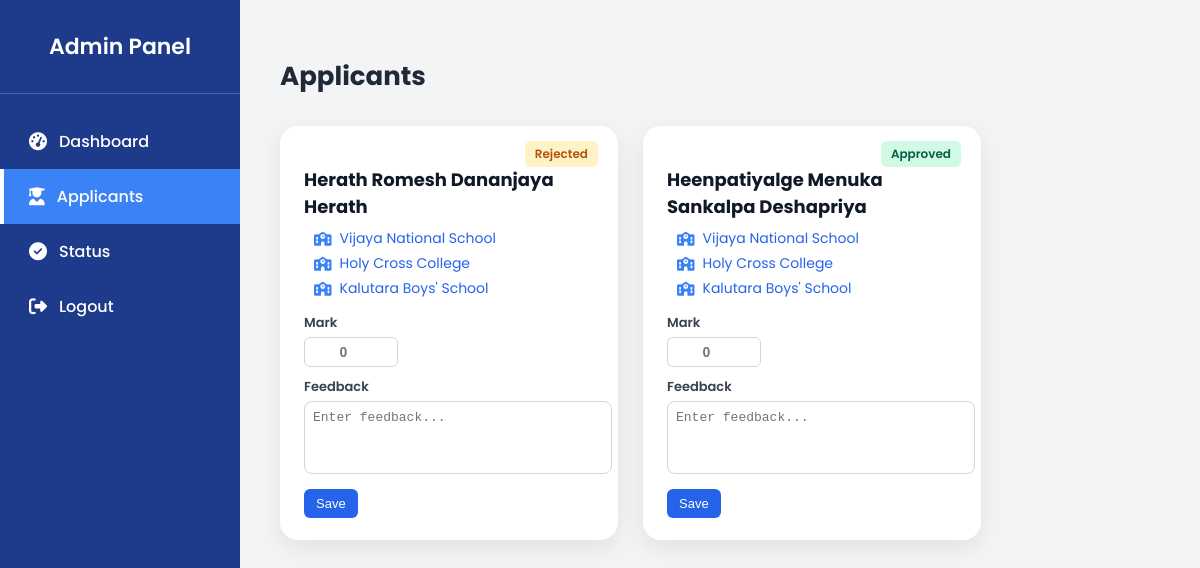
/school_admin/applicant_list.php (signed in), run on the app's committed database.
### tables this page shows
CREATE TABLE `application_info` (
  `id` int(11) NOT NULL,
  `user_id` int(11) DEFAULT NULL,
  `child_full_name` varchar(255) DEFAULT NULL,
  `child_initials` varchar(255) DEFAULT NULL,
  `child_religion` varchar(100) DEFAULT NULL,
  `dob` date DEFAULT NULL,
  `age` int(11) DEFAULT NULL,
  `applicant_full_name` varchar(255) DEFAULT NULL,
  `applicant_initials` varchar(255) DEFAULT NULL,
  `applicant_nic` varchar(20) DEFAULT NULL,
  `applicant_religion` varchar(100) DEFAULT NULL,
  `applicant_address` text DEFAULT NULL,
  `applicant_phone` varchar(20) DEFAULT NULL,
  `resident_district` varchar(100) DEFAULT NULL,
  `spouse_full_name` varchar(255) DEFAULT NULL,
  `spouse_initials` varchar(255) DEFAULT NULL,
  `spouse_nic` varchar(20) DEFAULT NULL,
  `spouse_religion` varchar(100) DEFAULT NULL,
  `spouse_address` text DEFAULT NULL,
  `spouse_phone` varchar(20) DEFAULT NULL,
  `spouse_district` varchar(100) DEFAULT NULL,
  `ebill_files` text DEFAULT NULL,
  `lbill_files` text DEFAULT NULL,
  `created_at` timestamp NOT NULL DEFAULT current_timestamp(),
  `status` varchar(20) DEFAULT 'pending',
  `marks` int(3) DEFAULT NULL,
  `feedback` text DEFAULT NULL,
  `assigned_admin_id` int(11) DEFAULT NULL
);

### school_admin/applicant_list.php (the view, shortened to what this page needs)
<?php
include '../db.php';
$adminId = $_SESSION['user_id'];
$sql = "SELECT ai.id, ai.child_full_name, ai.status, ai.marks, ai.feedback, ai.user_id
        FROM application_info ai
        WHERE ai.assigned_admin_id = ?";
$stmt = $conn->prepare($sql);
$stmt->bind_param("i", $adminId);
$stmt->execute();
$result = $stmt->get_result();
?>
<!DOCTYPE html>
<html lang="en">
<head>
</head>
<body>
<?php include 'layout.php'; ?>
<div class="main-content">
    <h1>Applicants</h1>
    <div class="cards-container">
        <?php while($row = $result->fetch_assoc()): ?>
            <?php
            $stmt2 = $conn->prepare("SELECT school_name FROM applications WHERE user_id = ?");
            $stmt2->bind_param("i", $row['user_id']);
            $stmt2->execute();
            $schoolsResult = $stmt2->get_result();
            $schools = [];
            while($s = $schoolsResult->fetch_assoc()){
                $schools[] = $s['school_name'];
            }
            ?>
            <div class="card" onclick="openApplicant(<?= $row['id'] ?>)">
                <h3><?= htmlspecialchars($row['child_full_name']) ?></h3>
                <div class="schools">
                    <?php foreach($schools as $school): ?>
                        <div class="school"><i class="fas fa-school"></i> <?= htmlspecialchars($school) ?></div>
                    <?php endforeach; ?>
                </div>
                <label class="label">Mark</label>
                <div class="marks-box">
                    <input type="number" id="marks-<?= $row['id'] ?>" value="<?= htmlspecialchars($row['marks'] ?? '') ?>" placeholder="0">
                </div>
                <label class="label">Feedback</label>
                <textarea id="feedback-<?= $row['id'] ?>" class="feedback-box" placeholder="Enter feedback..."><?= htmlspecialchars($row['feedback'] ?? '') ?></textarea>
                <button class="save-btn" onclick="event.stopPropagation(); saveFeedback(<?= $row['id'] ?>)">Save</button>
                <span class="status <?= $row['status']=='approved'?'approved':'pending' ?>"><?= ucfirst($row['status']) ?></span>
            </div>
        <?php endwhile; ?>
    </div>
</div>
</body>
</html>

### school_admin/applicant_list.php (style rules this page uses)
body { font-family: 'Poppins', sans-serif; margin: 0; background: #f3f4f6; }
.main-content { margin-left: 240px; padding: 40px; }
h1 { font-size: 26px; margin-bottom: 30px; color: #1f2937; }
.cards-container { display: flex; flex-wrap: wrap; gap: 25px; }
.card { background: #fff; border-radius: 18px; padding: 22px 24px; width: 290px; box-shadow: 0 8px 25px rgba(0, 0, 0, 0.08); transition: transform 0.3s, box-shadow 0.3s; position: relative; }
.card h3 { font-size: 18px; color: #111827; margin-bottom: 8px; }
.schools { margin-bottom: 14px; padding-left: 10px; }
.school { display: flex; align-items: center; gap: 8px; color: #2563eb; font-size: 14px; margin-bottom: 4px; }
.school i { color: #3b82f6; }
.label { font-size: 13px; font-weight: 600; color: #374151; margin-top: 10px; margin-bottom: 4px; display: block; }
.marks-box input { width: 80px; padding: 6px; border-radius: 6px; border: 1px solid #d1d5db; font-weight: 600; text-align: center; font-size: 14px; transition: border 0.2s; }
.feedback-box { width: 100%; resize: none; border-radius: 8px; border: 1px solid #d1d5db; padding: 8px; font-size: 13px; height: 55px; transition: border 0.2s; }
.save-btn { background: #2563eb; color: white; border: none; padding: 7px 12px; border-radius: 6px; cursor: pointer; font-size: 13px; margin-top: 8px; transition: background 0.3s; }
.status { position: absolute; top: 15px; right: 20px; font-weight: 600; padding: 4px 10px; border-radius: 6px; font-size: 12px; }
.status.pending { background: #fef3c7; color: #b45309; }
.status.approved { background: #d1fae5; color: #065f46; }

### data on the page
application_info: child_full_name "Herath Romesh Dananjaya Herath", school "Vijaya National School", school "Holy Cross College", school "Kalutara Boys' School", id "Enter feedback...", status "Rejected"
application_info: child_full_name "Heenpatiyalge Menuka Sankalpa Deshapriya", school "Vijaya National School", school "Holy Cross College", school "Kalutara Boys' School", id "Enter feedback...", status "Approved"
